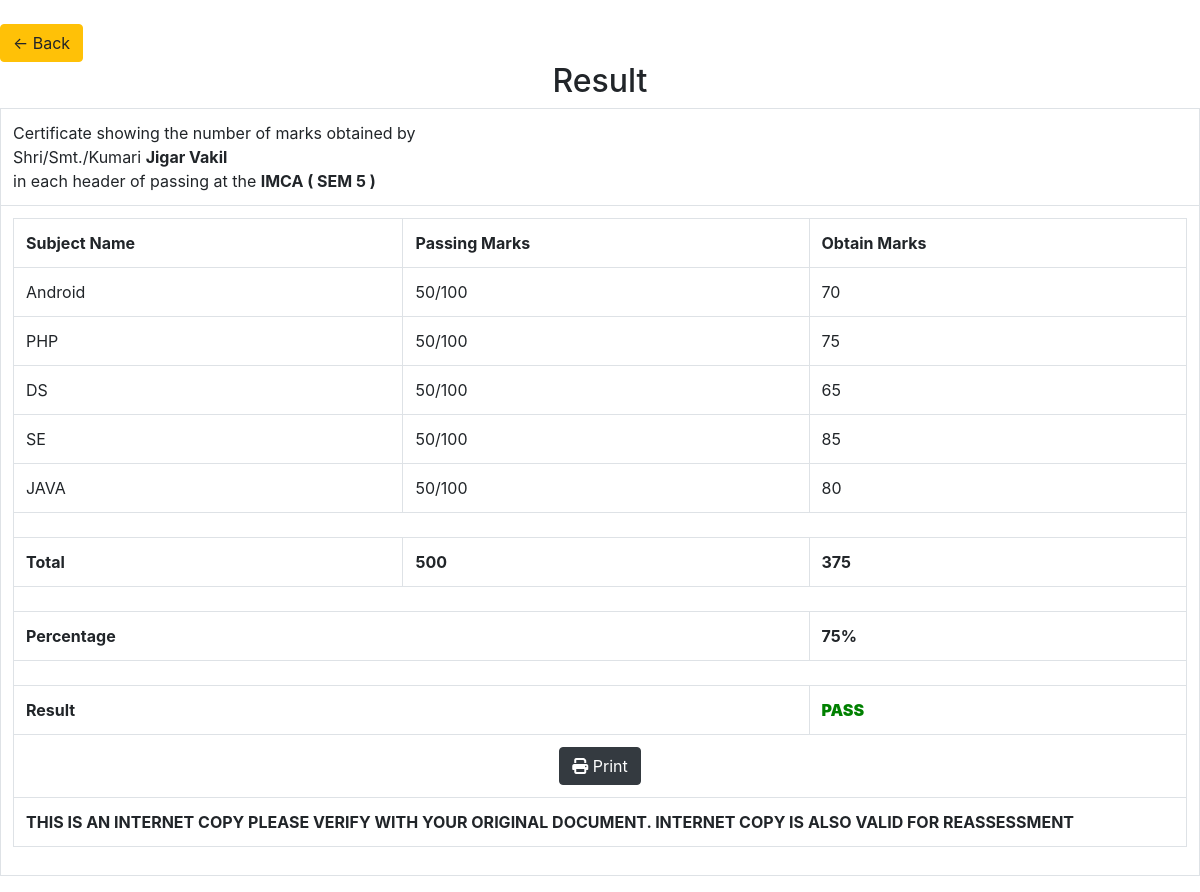
The app's page /viewresult.php?id=1 with its own data.
### tables this page shows
CREATE TABLE `tbl_result` (
  `nm_resultid` int(11) NOT NULL,
  `nm_studentid` int(11) NOT NULL,
  `nm_subid1` int(11) NOT NULL,
  `nm_subid2` int(11) NOT NULL,
  `nm_subid3` int(11) NOT NULL,
  `nm_subid4` int(11) NOT NULL,
  `nm_subid5` int(11) NOT NULL,
  `nm_sub1_mark` int(11) NOT NULL,
  `nm_sub2_mark` int(11) NOT NULL,
  `nm_sub3_mark` int(11) NOT NULL,
  `nm_sub4_mark` int(11) NOT NULL,
  `nm_sub5_mark` int(11) NOT NULL,
  `nm_total` int(11) NOT NULL,
  `nm_persantage` int(11) NOT NULL,
  `nm_result` int(11) NOT NULL
);

CREATE TABLE `tbl_student` (
  `nm_studentid` int(11) NOT NULL,
  `sz_name` varchar(50) NOT NULL,
  `nm_semid` int(11) NOT NULL,
  `sz_email` varchar(50) NOT NULL,
  `nm_contact` bigint(10) NOT NULL
);

CREATE TABLE `tbl_course` (
  `nm_courseid` int(11) NOT NULL,
  `sz_coursename` varchar(30) NOT NULL
);

CREATE TABLE `tbl_sem` (
  `nm_semid` int(11) NOT NULL,
  `nm_courseid` int(11) NOT NULL,
  `nm_sem` int(11) NOT NULL
);

CREATE TABLE `tbl_subject` (
  `nm_subjectid` int(11) NOT NULL,
  `nm_semid` int(11) NOT NULL,
  `sz_subjectname` varchar(50) NOT NULL
);

### viewresult.php (the view, shortened to what this page needs)
<?php
     include("include/connection.php");
     $id=$_GET['id'];
     $studdatasql=" select * from tbl_result as r
          join tbl_student as st
          on st.nm_studentid=r.nm_studentid
          join tbl_sem as s
          on st.nm_semid=s.nm_semid
         join tbl_course as c
         on c.nm_courseid=s.nm_courseid
          where nm_resultid=$id";
    $res=mysqli_query($con,$studdatasql);
    $studentdata=mysqli_fetch_assoc($res);
?>
<!doctype html>
<html lang="en">
  <head>
    <link rel="stylesheet" href="https://stackpath.bootstrapcdn.com/bootstrap/4.3.1/css/bootstrap.min.css"
>
  </head>
  <body>
    <br>
    <a href="result.php" class="btn btn-warning noprint">
      <- Back </a>
        <h2 class="text-center">Result</h2>
        <table border="2" class="table table-bordered">
            <tbody>
                <tr rowspan="2">
                    <td colspan="3">
                    Certificate showing the number of marks obtained by <br>
                    Shri/Smt./Kumari  <b><?= $studentdata['sz_name'] ?></b> <br>
                    in each header of passing at the <b><?= $studentdata['sz_coursename'] ?>  ( SEM <?= $studentdata['nm_sem'] ?> )</b>
                    </td>
                </tr>
                <tr>
                    <td>
                    <table class="table table=borderd">
                        <tr>
                            <th>Subject Name</th>
                            <th>Passing Marks</th>
                            <th>Obtain Marks</th>
                        </tr>
                        <?php
                            $i=1;
                             $sql="
                             select * from tbl_result as r
                             join tbl_student as st
                             on st.nm_studentid=r.nm_studentid
                             join tbl_sem as s
                             on st.nm_semid=s.nm_semid
                             join tbl_subject as sub
                             on sub.nm_semid=s.nm_semid
                             join tbl_course as c
                             on c.nm_courseid=s.nm_courseid
                             where nm_resultid=$id
                          ";
                          $res=mysqli_query($con,$sql);
                          while($data=mysqli_fetch_assoc($res))
                          {
                        ?>
                            <tr>
                                <td><?= $data['sz_subjectname'] ?></td>
                                <td>50/100</td>
                                <td>
                                    <?php
                                        if($i==1)
                                        {
                                            if($data['nm_sub1_mark']<50)
                                                echo "<b style='color:red'>".$data['nm_sub1_mark']."</b>";
                                            else
                                                echo $data['nm_sub1_mark'];
                                        }
                                        elseif($i==2)
                                        {
                                            if($data['nm_sub2_mark']<50)
                                                echo "<b style='color:red'>".$data['nm_sub2_mark']."</b>";
                                            else
                                            echo  $data['nm_sub2_mark'];
                                        }
                                        elseif($i==3)
                                        {
                                            if($data['nm_sub3_mark']<50)
                                                echo "<b style='color:red'>".$data['nm_sub3_mark']."</b>";
                                            else
                                            echo $data['nm_sub3_mark'];
                                        }
                                        if($i==4)
                                        {
                                            if($data['nm_sub4_mark']<50)
                                                echo "<b style='color:red'>".$data['nm_sub4_mark']."</b>";
                                            else
                                            echo  $data['nm_sub4_mark'];
                                        }
                                        if($i==5)
                                        {
                                            if($data['nm_sub5_mark']<50)
                                                echo "<b style='color:red'>".$data['nm_sub5_mark']."</b>";
                                            else
                                            echo $data['nm_sub5_mark'];
                                        }
                                    ?>
                                </td>
                            </tr>
                        <?php
                         $i++;
                          }
                        ?>
                        <tr>
                            <th Colspan="3"></th>
                        </tr>
                        <tr>
                            <th>Total</th>
                            <th>500</th>
                            <th><?= $studentdata['nm_total'] ?></th>
                        </tr>
                        <tr>
                            <th Colspan="3"></th>
                        </tr>
                        <tr>
                            <th colspan="2">Percentage</th>
                            <th><?= $studentdata['nm_persantage'] ?>%</th>
                        </tr>
                        <tr>
                            <th Colspan="3"></th>
                        </tr>
                        <tr>
                            <th colspan="2">Result</th>
                            <th>
                                <?php
                                    if($studentdata['nm_result']==1)
                                    {
                                        echo "<b style='color:green'>PASS</b>";
                                    }
                                    else
                                    {
                                        echo "<b style='color:red'>FAIL</b>";
                                    }
                                ?>
                            </th>
                        </tr>
                        <tr>
                            <th Colspan="3" style="text-align:center">
                            <button class="btn btn-dark noprint" onclick="window.print()"><i class="fas fa-print"></i> Print</button>
                            </th>
                        </tr>
                        <tr>
                            <th colspan="3">THIS IS AN INTERNET COPY PLEASE VERIFY WITH YOUR ORIGINAL DOCUMENT. INTERNET COPY IS ALSO VALID FOR REASSESSMENT    </th>
                        </tr>
                    </table>
                    </td>
                </tr>
            </tbody>
        </table>
  </body>
</html>

### records on screen
tbl_result: nm_studentid.sz_name "Jigar Vakil", tbl_course.sz_coursename "IMCA", tbl_sem.nm_sem "5", nm_subid1.sz_subjectname "Android", nm_sub1_mark "70", nm_subid4.sz_subjectname "PHP", nm_sub2_mark "75", nm_subid2.sz_subjectname "DS", nm_sub3_mark "65", nm_subid5.sz_subjectname "SE", nm_sub4_mark "85", nm_subid3.sz_subjectname "JAVA", nm_sub5_mark "80", nm_total "375", nm_persantage "75"
